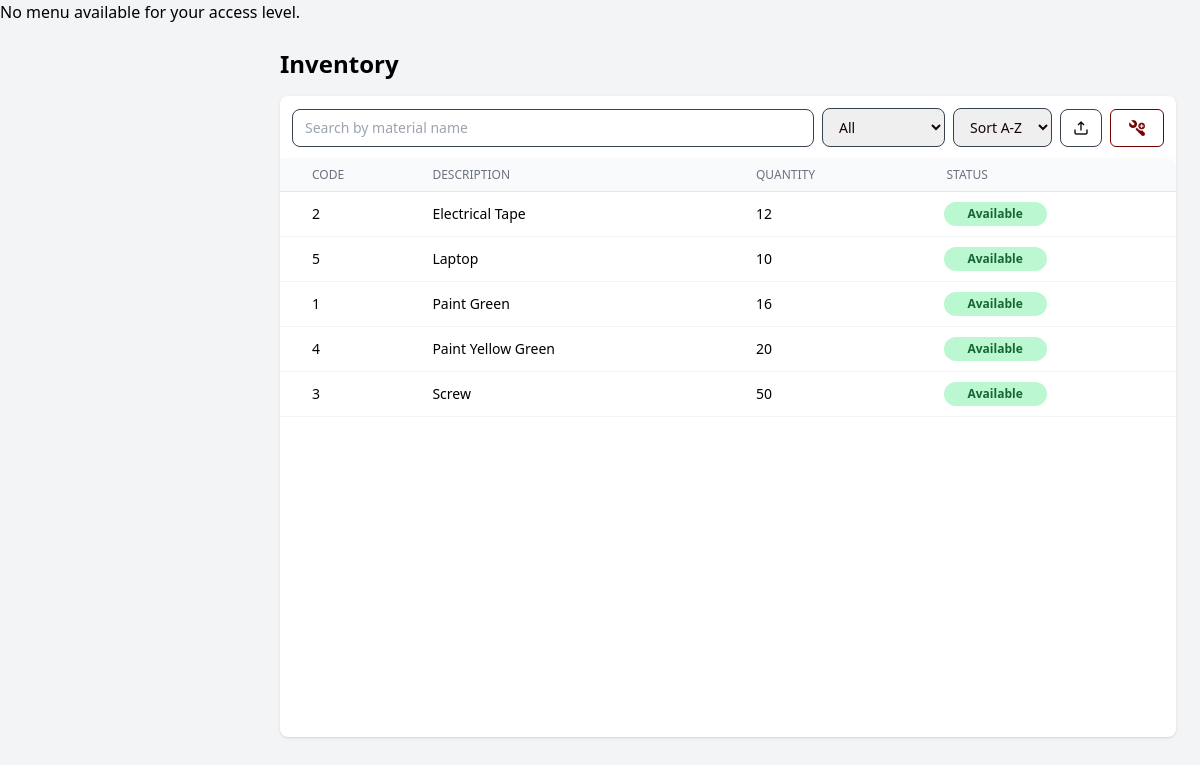
Before: /app/modules/shared/views/inventory.php (signed in) with the older database file.
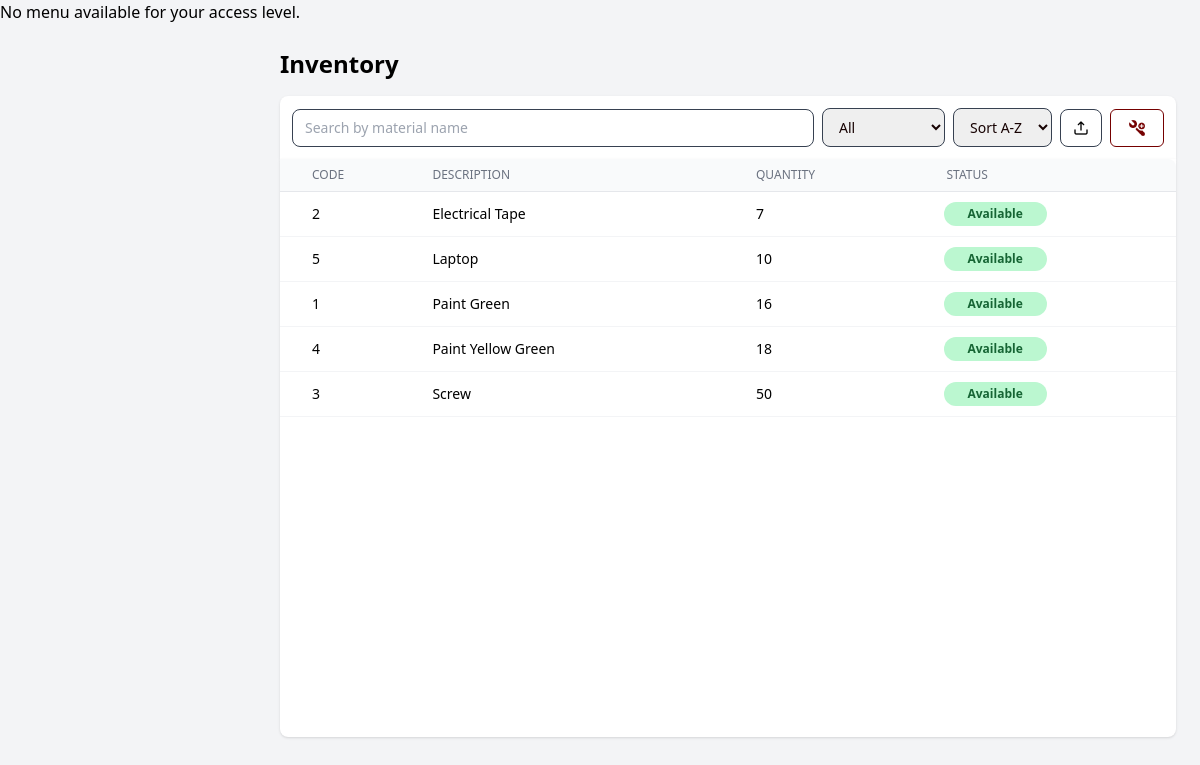
After: the same page with the newer database file.
### tables this page shows
CREATE TABLE `materials` (
  `material_code` int(10) unsigned NOT NULL,
  `material_desc` varchar(50) NOT NULL,
  `qty` int(11) NOT NULL DEFAULT 0,
  `material_status` varchar(50) NOT NULL,
  PRIMARY KEY (`material_code`)
);

### app/core/BaseModel.php (called while the page is built, shortened)
<?php
class BaseModel {
    protected $host = 'localhost';
    protected $user = 'root';
    protected $pass = '';
    protected $name = 'u_request';
    private function connect() {
        $this->db = @new mysqli($this->host, $this->user, $this->pass, $this->name);
    }
}

### app/controllers/MaterialController.php (called while the page is built, shortened)
<?php
require_once __DIR__ . '/../models/MaterialModel.php';
require_once __DIR__ . '/../core/BaseModel.php';
class MaterialController extends BaseModel{
    private $model;
    public function __construct(){
        $this->model = new MaterialModel();
    }
    public function getFiltered($search = '', $status = 'all', $order = 'az'){
        return $this->model->getFilteredMaterials($search, $status, $order);
    }
}

### app/models/MaterialModel.php (called while the page is built, shortened)
<?php
require_once __DIR__ . '/../core/BaseModel.php';
class MaterialModel extends BaseModel
{
    private $table = "materials";
    public function getFilteredMaterials($search = '', $status = 'all', $order = 'az')
    {
        $sql = "SELECT * FROM " . $this->table . " WHERE 1=1";
        $direction = ($order === 'za') ? "DESC" : "ASC";
        $sql .= " ORDER BY material_desc $direction";
        $stmt = $this->db->prepare($sql);
        $stmt->execute();
        $result = $stmt->get_result();
        return $result ? $result->fetch_all(MYSQLI_ASSOC) : [];
    }
}

### app/modules/shared/views/inventory.php (the view, shortened to what this page needs)
<?php
require_once __DIR__ . '/../../../controllers/MaterialController.php';
$materialController = new MaterialController();
$search = $_GET['search'] ?? '';
$status = $_GET['status'] ?? 'all';
$order = $_GET['order'] ?? 'az';
$materials = $materialController->getFiltered($search, $status, $order);
?>
<!DOCTYPE html>
<html lang="en">
<head>
  <link rel="stylesheet" href="/public/assets/css/output.css" />
</head>
<body class="bg-gray-100 overflow-hidden">
  <?php
  if ($_SESSION['access_level'] == 1) {
      include COMPONENTS_PATH . '/superadmin_menu.php';
  } elseif ($_SESSION['access_level'] == 2) {
      include COMPONENTS_PATH . '/gsu_menu.php';
  } else {
      echo "<p>No menu available for your access level.</p>";
  }
  ?>
  <main class="ml-16 md:ml-64 flex flex-col min-h-screen transition-all duration-300">
    <div class="p-6">
      <h1 class="text-2xl font-bold mb-4">Inventory</h1>
      <div x-data="{ showDetails: false, selected: {}, addmaterial: false }" class="grid grid-cols-1 md:grid-cols-3 gap-4">
        <div :class="showDetails ? 'col-span-2' : 'col-span-3'">
          <div class="p-3 flex flex-wrap gap-2 justify-between items-center bg-white shadow rounded-t-lg">
            <input type="text" id="search" placeholder="Search by material name" class="flex-1 min-w-[200px] input-field">
            <select id="statusFilter" class="input-field">
              <option value="all">All</option>
            </select>
            <select id="sortMaterials" class="input-field">
              <option value="az">Sort A-Z</option>
            </select>
            <button title="Export" id="export" class="btn-upper">
                <img src="/public/assets/img/export.png" alt="User" class="size-4 my-0.5">
            </button>
            <div x-data="{ showModal: false }">
              <button @click="showModal = true" title="Add new material" class="btn btn-secondary">
                <img src="/public/assets/img/add-material.png" alt="User" class="size-5 ">
              </button>
            </div>
          </div>
          <div class="overflow-x-auto h-[578px] overflow-y-auto rounded-b-lg shadow bg-white">
            <table class="min-w-full divide-y divide-gray-200 bg-white rounded-lg p-2">
              <thead class="bg-gray-50 sticky top-0">
                <tr>
                  <th class="pl-8 py-2 text-left text-xs font-medium text-gray-500 uppercase">Code</th>
                  <th class="px-4 py-2 text-left text-xs font-medium text-gray-500 uppercase">Description</th>
                  <th class="px-4 py-2 text-left text-xs font-medium text-gray-500 uppercase">Quantity</th>
                  <th class="px-4 py-2 text-left text-xs font-medium text-gray-500 uppercase rounded-tr-lg">Status</th>
                </tr>
              </thead>
              <tbody id="table" class="text-sm">
                <?php if (!empty($materials)) { ?>
                  <?php foreach ($materials as $row) {
                    $status = ($row['qty'] == 0) ? 'Unavailable' : 'Available';
                    $rowJson = htmlspecialchars(json_encode([
                      'material_code'   => $row['material_code'],
                      'material_desc'   => $row['material_desc'],
                      'qty'             => $row['qty'],
                      'material_status' => $status,
                    ]), ENT_QUOTES, 'UTF-8');
                  ?>
                    <tr
                      @click="selected = <?= $rowJson ?>; showDetails = true"
                      data-code="<?= $row['material_code']; ?>"
                      class="hover:bg-gray-100 cursor-pointer text-left border-b border-gray-100">
                      <td class="pl-8 py-3"><?= htmlspecialchars($row['material_code']) ?></td>
                      <td class="px-4 py-3"><?= htmlspecialchars($row['material_desc']) ?></td>
                      <td class="px-4 py-3"><?= htmlspecialchars($row['qty']) ?></td>
                      <td>
                        <span class="inline-block px-4 ml-3 py-1 text-xs font-semibold rounded-xl <?= $status === 'Available' ? 'bg-green-200 text-green-800 px-6' : 'bg-red-100 text-red-800' ?>"><?= $status ?></span>
                      </td>
                    </tr>
                  <?php } ?>
                <?php } else { ?>
                  <tr>
                    <td colspan="4" class="text-center py-3">No materials found</td>
                  </tr>
                <?php } ?>
              </tbody>
            </table>
          </div>
        </div>
      </div>
    </div>
  </main>
</body>
</html>

Changed rows visible on the page:
changed materials "Electrical Tape": qty "12" → "7"
changed materials "Paint Yellow Green": qty "20" → "18"
